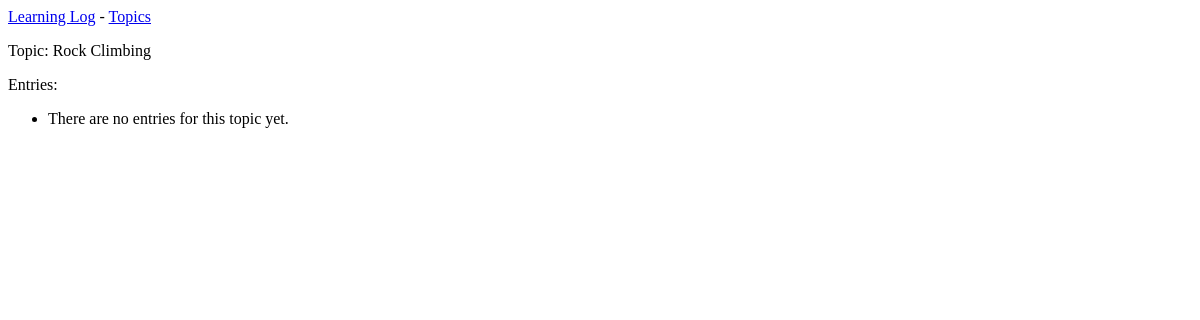
The page /topics/2/ on the database as committed earlier.
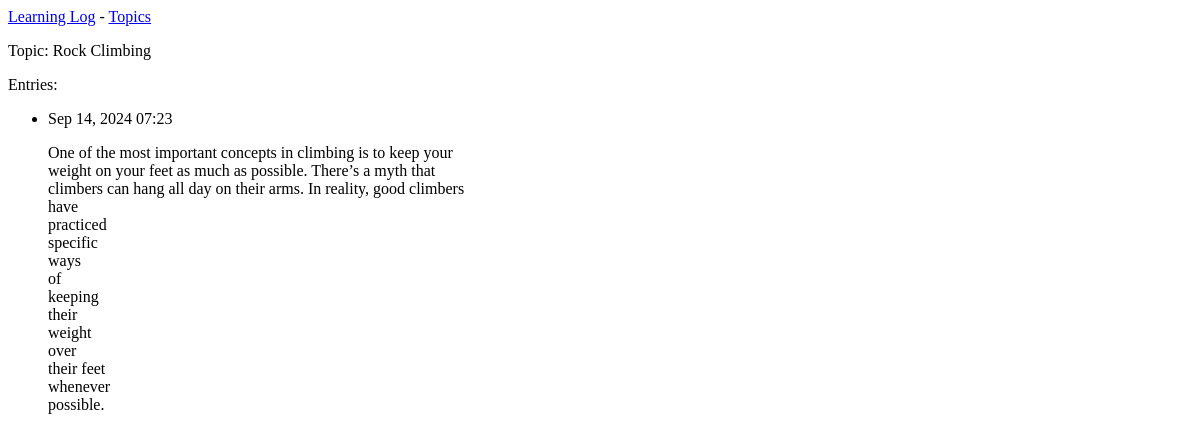
The same page on the database as committed later.
### learning_logs/models.py (models this page shows, shortened)
class Entry(models.Model):
    topic = models.ForeignKey(Topic, on_delete=models.CASCADE)
    text = models.TextField()
    date_added = models.DateTimeField(auto_now_add=True)
    class Meta:
        verbose_name_plural = 'entries'

### learning_logs/views.py (the view)
# urls.py: path('topics/<int:topic_id>/', views.topic,  name='topic'),
def topic(request, topic_id):
    topic = Topic.objects.get(id=topic_id)
    entries = topic.entry_set.order_by('-date_added')
    context = {'topic': topic, 'entries': entries}
    return render(request, 'learning_logs/topic.html', context)

### learning_logs/templates/learning_logs/topic.html
{% extends 'learning_logs/base.html' %}
{% block content %}
    <p>Topic: {{ topic.text }}</p>
    <p>Entries:</p>
    <ul>
        {% for entry in entries %}
            <li>
                <p>{{ entry.date_added|date:'M d, Y H:i' }}</p>
                <p>{{ entry.text|linebreaks }}</p>
            </li>
        {% empty %}
            <li>There are no entries for this topic yet.</li>
        {% endfor %}
    </ul>
{% endblock content %}

Rows that differ between the two databases and show on the page:
added Entry: date_added "Sep 14, 2024 07:23", text "One of the most important concepts in climbing is to keep your weight on your feet as much as possible. There’s a myth that climbers can hang all day on their arms. In reality, good climbers have practiced specific ways of keeping their weight over their feet whenever possible."
Other text that changed with them:
text no longer shown: "There are no entries for this topic yet."
